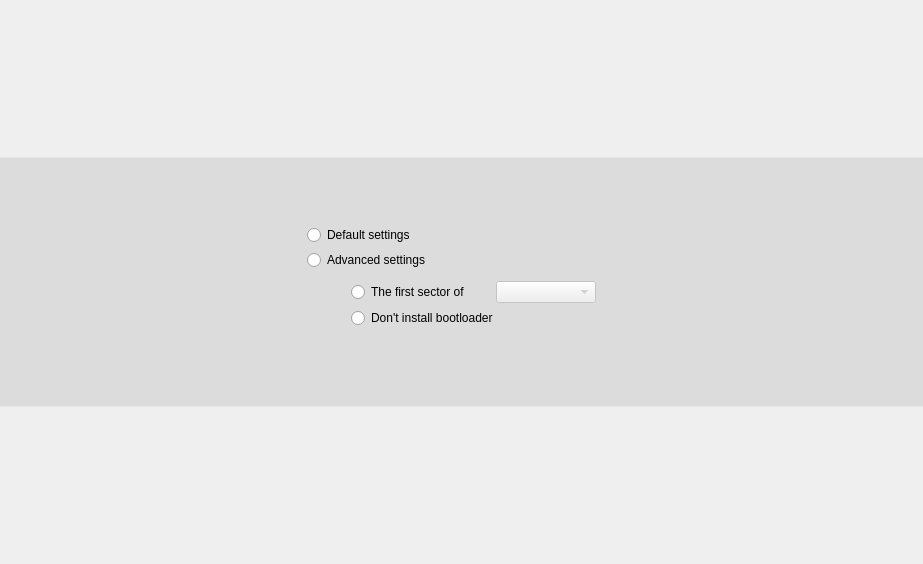
<?xml version="1.0" encoding="UTF-8"?>
<ui version="4.0">
 <class>BootLoaderWidget</class>
 <widget class="QWidget" name="BootLoaderWidget">
  <property name="geometry">
   <rect>
    <x>0</x>
    <y>0</y>
    <width>923</width>
    <height>564</height>
   </rect>
  </property>
  <layout class="QVBoxLayout" name="verticalLayout_2">
   <property name="spacing">
    <number>0</number>
   </property>
   <property name="margin">
    <number>0</number>
   </property>
   <item>
    <widget class="QFrame" name="frame">
     <property name="sizePolicy">
      <sizepolicy hsizetype="Expanding" vsizetype="Maximum">
       <horstretch>0</horstretch>
       <verstretch>0</verstretch>
      </sizepolicy>
     </property>
     <property name="minimumSize">
      <size>
       <width>600</width>
       <height>250</height>
      </size>
     </property>
     <property name="maximumSize">
      <size>
       <width>16777215</width>
       <height>250</height>
      </size>
     </property>
     <property name="styleSheet">
      <string notr="true">#frame{
background-color: rgba(0, 0, 0, 20);
border-top: 1px solid rgba(255, 255, 255, 75);/*white*/
border-bottom: 1px solid rgba(255, 255, 255, 75);/*white*/
}</string>
     </property>
     <property name="frameShape">
      <enum>QFrame::NoFrame</enum>
     </property>
     <property name="frameShadow">
      <enum>QFrame::Raised</enum>
     </property>
     <layout class="QGridLayout" name="gridLayout_3">
      <property name="topMargin">
       <number>20</number>
      </property>
      <property name="bottomMargin">
       <number>20</number>
      </property>
      <item row="0" column="0">
       <spacer name="horizontalSpacer">
        <property name="orientation">
         <enum>Qt::Horizontal</enum>
        </property>
        <property name="sizeHint" stdset="0">
         <size>
          <width>40</width>
          <height>20</height>
         </size>
        </property>
       </spacer>
      </item>
      <item row="0" column="1">
       <layout class="QHBoxLayout" name="horizontalLayout_2">
        <item>
         <widget class="QLabel" name="pix">
          <property name="maximumSize">
           <size>
            <width>180</width>
            <height>128</height>
           </size>
          </property>
          <property name="text">
           <string/>
          </property>
          <property name="pixmap">
           <pixmap resource="../../../../yali-theme-pisi-1.0/data.qrc">:/gui/pics/bootloader-big.png</pixmap>
          </property>
          <property name="scaledContents">
           <bool>true</bool>
          </property>
          <property name="wordWrap">
           <bool>false</bool>
          </property>
         </widget>
        </item>
        <item>
         <layout class="QVBoxLayout" name="verticalLayout">
          <property name="spacing">
           <number>0</number>
          </property>
          <property name="leftMargin">
           <number>0</number>
          </property>
          <property name="rightMargin">
           <number>0</number>
          </property>
          <item>
           <spacer name="verticalSpacer">
            <property name="orientation">
             <enum>Qt::Vertical</enum>
            </property>
            <property name="sizeHint" stdset="0">
             <size>
              <width>20</width>
              <height>40</height>
             </size>
            </property>
           </spacer>
          </item>
          <item>
           <widget class="QGroupBox" name="buttonGroup">
            <property name="minimumSize">
             <size>
              <width>350</width>
              <height>0</height>
             </size>
            </property>
            <property name="maximumSize">
             <size>
              <width>350</width>
              <height>16777215</height>
             </size>
            </property>
            <property name="styleSheet">
             <string notr="true">#buttonGroup{border: 0px}</string>
            </property>
            <property name="title">
             <string/>
            </property>
            <property name="flat">
             <bool>true</bool>
            </property>
            <layout class="QGridLayout" name="gridLayout">
             <property name="horizontalSpacing">
              <number>0</number>
             </property>
             <property name="verticalSpacing">
              <number>5</number>
             </property>
             <item row="1" column="0">
              <widget class="QRadioButton" name="advancedSettings">
               <property name="text">
                <string>Advanced settings</string>
               </property>
              </widget>
             </item>
             <item row="0" column="0">
              <widget class="QRadioButton" name="defaultSettings">
               <property name="text">
                <string>Default settings</string>
               </property>
              </widget>
             </item>
             <item row="2" column="0">
              <widget class="QGroupBox" name="advancedSettingsBox">
               <property name="styleSheet">
                <string notr="true">#advancedSettingsBox{border: 0px}</string>
               </property>
               <property name="title">
                <string/>
               </property>
               <property name="flat">
                <bool>true</bool>
               </property>
               <layout class="QGridLayout" name="gridLayout_2">
                <property name="leftMargin">
                 <number>15</number>
                </property>
                <property name="topMargin">
                 <number>0</number>
                </property>
                <property name="rightMargin">
                 <number>4</number>
                </property>
                <property name="horizontalSpacing">
                 <number>0</number>
                </property>
                <property name="verticalSpacing">
                 <number>5</number>
                </property>
                <item row="1" column="0" colspan="2">
                 <widget class="QRadioButton" name="noInstall">
                  <property name="text">
                   <string>Don't install bootloader</string>
                  </property>
                 </widget>
                </item>
                <item row="0" column="0">
                 <widget class="QRadioButton" name="installMBR">
                  <property name="sizePolicy">
                   <sizepolicy hsizetype="Fixed" vsizetype="Preferred">
                    <horstretch>0</horstretch>
                    <verstretch>0</verstretch>
                   </sizepolicy>
                  </property>
                  <property name="text">
                   <string>The first sector of</string>
                  </property>
                 </widget>
                </item>
                <item row="0" column="1">
                 <widget class="QComboBox" name="drives">
                  <property name="enabled">
                   <bool>false</bool>
                  </property>
                  <property name="sizePolicy">
                   <sizepolicy hsizetype="Preferred" vsizetype="Fixed">
                    <horstretch>0</horstretch>
                    <verstretch>0</verstretch>
                   </sizepolicy>
                  </property>
                  <property name="minimumSize">
                   <size>
                    <width>0</width>
                    <height>0</height>
                   </size>
                  </property>
                  <property name="maximumSize">
                   <size>
                    <width>100</width>
                    <height>16777215</height>
                   </size>
                  </property>
                 </widget>
                </item>
               </layout>
              </widget>
             </item>
            </layout>
           </widget>
          </item>
          <item>
           <spacer name="verticalSpacer_2">
            <property name="orientation">
             <enum>Qt::Vertical</enum>
            </property>
            <property name="sizeHint" stdset="0">
             <size>
              <width>20</width>
              <height>40</height>
             </size>
            </property>
           </spacer>
          </item>
         </layout>
        </item>
       </layout>
      </item>
      <item row="0" column="2">
       <spacer name="horizontalSpacer_2">
        <property name="orientation">
         <enum>Qt::Horizontal</enum>
        </property>
        <property name="sizeHint" stdset="0">
         <size>
          <width>40</width>
          <height>20</height>
         </size>
        </property>
       </spacer>
      </item>
     </layout>
    </widget>
   </item>
  </layout>
 </widget>
 <layoutdefault spacing="6" margin="11"/>
 <pixmapfunction>qPixmapFromMimeSource</pixmapfunction>
 <resources>
  <include location="../../../../yali-theme-pisi-1.0/data.qrc"/>
 </resources>
 <connections>
  <connection>
   <sender>installMBR</sender>
   <signal>toggled(bool)</signal>
   <receiver>drives</receiver>
   <slot>setEnabled(bool)</slot>
   <hints>
    <hint type="sourcelabel">
     <x>485</x>
     <y>279</y>
    </hint>
    <hint type="destinationlabel">
     <x>640</x>
     <y>279</y>
    </hint>
   </hints>
  </connection>
 </connections>
</ui>
